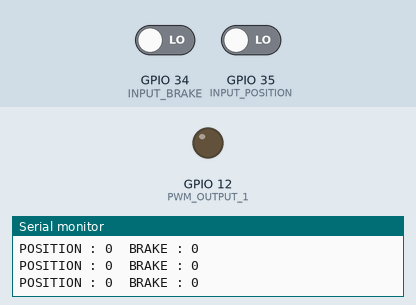
Bench run of a sketch on a simulated ESP32. On the bench: output pins drawn as LEDs (lit = HIGH), the last lines printed to the serial monitor. The test bench sets the inputs (shaded band); at power-on: GPIO 34 (INPUT_BRAKE) LOW, GPIO 35 (INPUT_POSITION) LOW.

Above: at 1.2 s.
1.3 s: GPIO 34 (INPUT_BRAKE) driven HIGH
At 2.5 s:
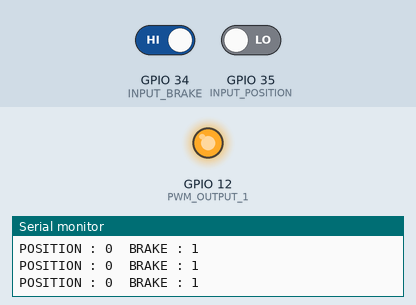
2.8 s: GPIO 34 (INPUT_BRAKE) driven LOW
At 3.8 s:
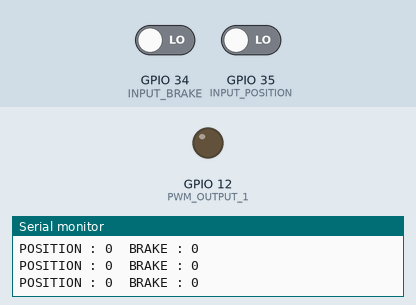
4.3 s: GPIO 35 (INPUT_POSITION) driven HIGH
At 5.0 s:
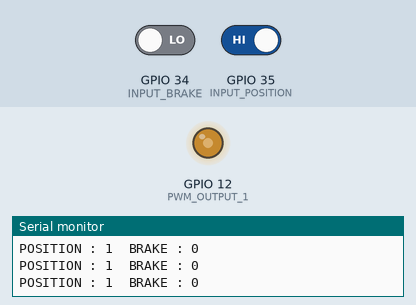
5.8 s: GPIO 34 (INPUT_BRAKE) driven HIGH
At 6.3 s:
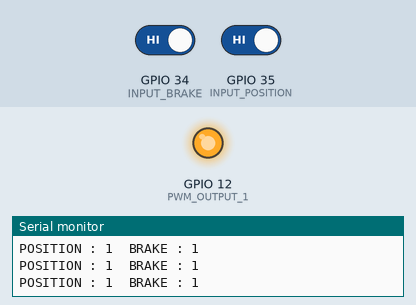
Timing chart, 0 to 8.3 s (numbered marks = the images above; inputs shaded):
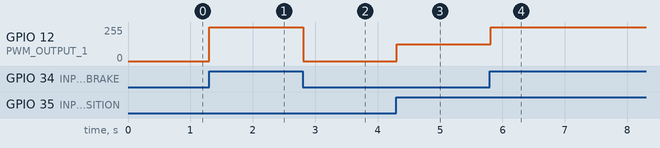

The sketch:

bmw-pwm-ligts.ino
```cpp
/* bmw-pwm-lights: Main firmware
 - WHAT IT DOES
 - SEE the comments after "//" on each line below
 - CONNECTIONS: ESP32
   -
   -
 - V1.00 08/22/2024
   Questions: */

// define ports
#define PWM_OUTPUT_1 12
#define PWM_OUTPUT_2 14
#define INPUT_POSITION 35
#define INPUT_BRAKE 34

// define const
int BRAKE_INTESITY = 100; // from 0 - 100
int POSITION_INTESITY = 50; // from 0 - 100

int DEBUG_SERIAL_BAUNDRATE = 9600;

int pwmValue = 0;
int LIGHT_POSITION;
int LIGHT_BRAKE;

void setup() {
  pinMode(INPUT_BRAKE, INPUT);
  pinMode(INPUT_POSITION, INPUT);
  pinMode(PWM_OUTPUT_1, OUTPUT);
  analogWrite(PWM_OUTPUT_1, pwmValue);
  Serial.begin(DEBUG_SERIAL_BAUNDRATE);
}

void loop() {
  LIGHT_POSITION = digitalRead(INPUT_POSITION);
  LIGHT_BRAKE = digitalRead(INPUT_BRAKE);

  if(LIGHT_POSITION == 1 && LIGHT_BRAKE == 0) {
    pwmValue = map(POSITION_INTESITY, 0, 100, 0, 255);
    analogWrite(PWM_OUTPUT_1, pwmValue);
  }

  if(LIGHT_POSITION == 0 && LIGHT_BRAKE == 0) {
    analogWrite(PWM_OUTPUT_1, 0);
  }

  if(LIGHT_BRAKE == 1) {
    pwmValue = map(BRAKE_INTESITY, 0, 100, 0, 255);
    analogWrite(PWM_OUTPUT_1, pwmValue);
  }

  Serial.print("POSITION");
  Serial.print(" : ");
  Serial.print(LIGHT_POSITION);
  Serial.print("  ");
  Serial.print("BRAKE");
  Serial.print(" : ");
  Serial.println(LIGHT_BRAKE);
  delay(100);
}
```

Measured:
- after the input at 1.3 s, GPIO 12 (PWM_OUTPUT_1): 0/255 → 255/255 at once
- after the input at 2.8 s, GPIO 12 (PWM_OUTPUT_1): 255/255 → 0/255 at once
- after the input at 4.3 s, GPIO 12 (PWM_OUTPUT_1): 0/255 → 127/255 at once
- after the input at 5.8 s, GPIO 12 (PWM_OUTPUT_1): 127/255 → 255/255 at once
